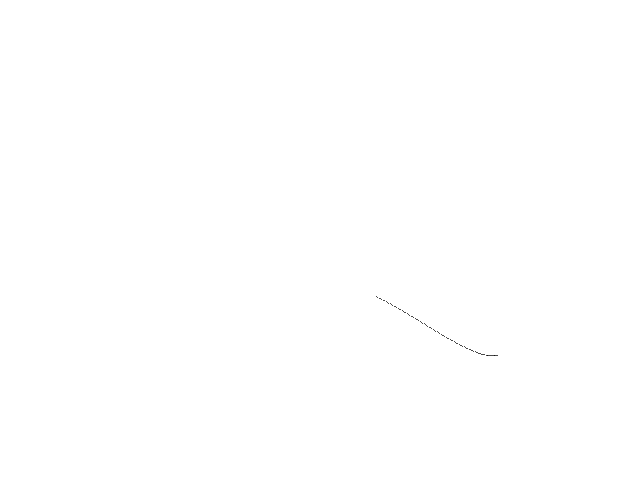
Frame 1 (no input)
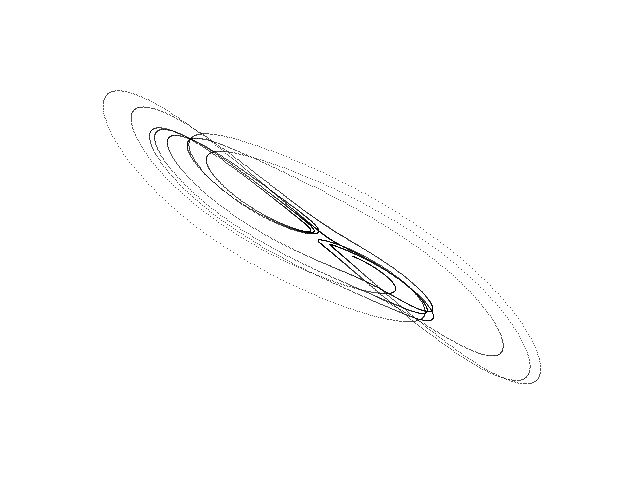
Frame 60 (the mouse pressed at the canvas centre just before this capture)
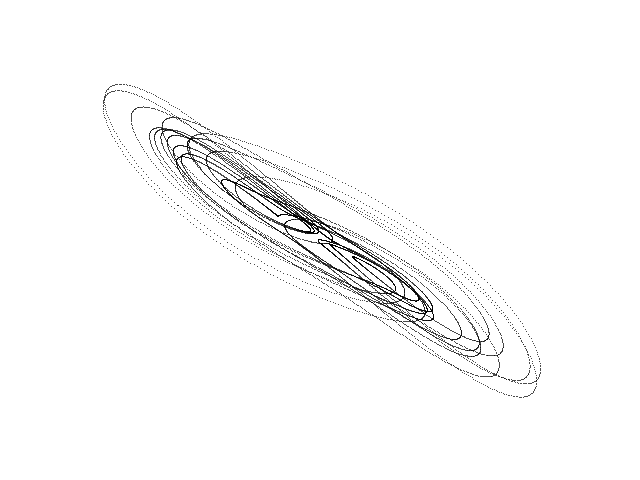
Frame 120 (the mouse held since frame 60 and released just before this capture)

The Processing sketch that drew these frames (run headless with seeded random() and noise(); from frame 60 on, the mouse is pressed at the canvas centre):

// Processing sketch: Hyperchaotic_Bao
// ── Hyperchaotic_Bao.pde
// Bao hyperchaotic attractor //

  float x = 5.0;
  float y = 8.0;
  float z = 12.0;
  float w = 21.0;
  float dt = 0.001;
  float a = 36.0;
  float b = 3.0;
  float c = 20.0;
  float d = 0.1;
  float k = 21.0;


void setup() {
  
  size(640, 480);
  background(255);
  
}

void draw() {
  
  for (int i=0; i<100; i++) {
    
    float nx = x;
    float ny = y;
    float nz = z;
    float nw = w;
    
    x = nx + dt * (a * (ny - nx) + nw);
    y = ny + dt * (c * ny - nx * nz);
    z = nz + dt * (nx * ny - b * nz);
    w = nw + dt * (k * nx + d * ny * nz);
    
    point(320 + (11 * x), 240 + (7 * y));
        
  }

}
